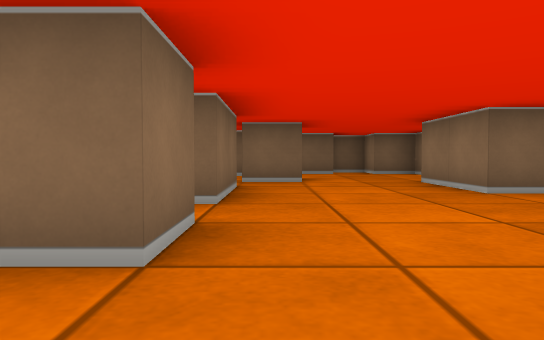
[1] (above)

16 first-person views from a walk through a cub3D ray-caster map. The camera is about half as high as the walls, tilts 2° down and sees 70° across. The floor is counted in squares. Each view is taken from the middle of a square. On the plan, view 1 faces up. The plan holds only what a view shows up to about 9 squares ahead; the rest is blank.

[2]
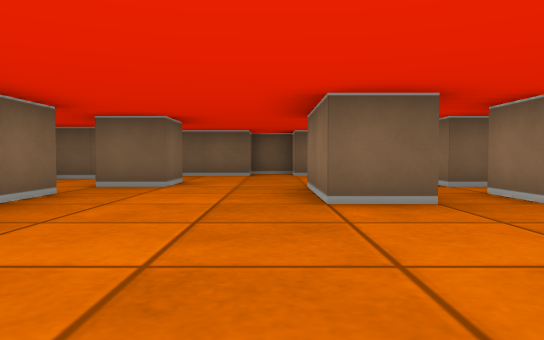

[3]
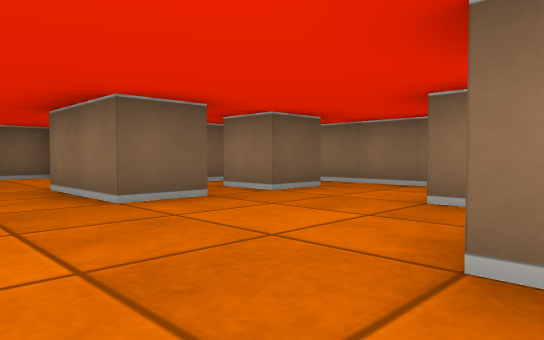

[4]
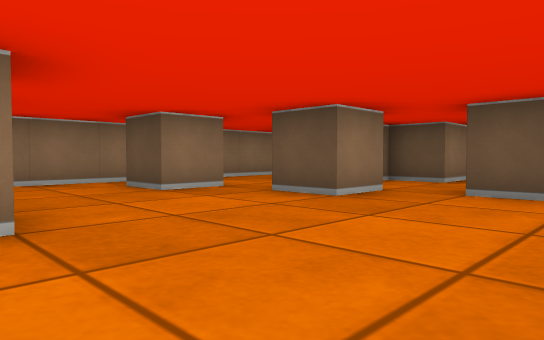

[5]
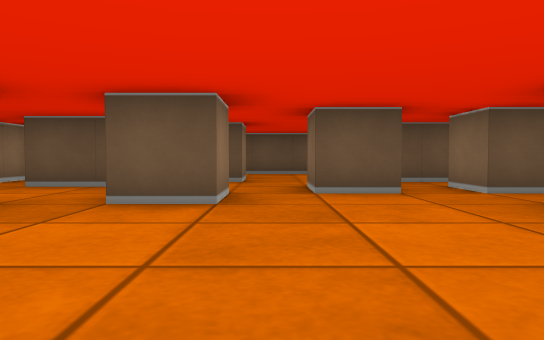

[6]
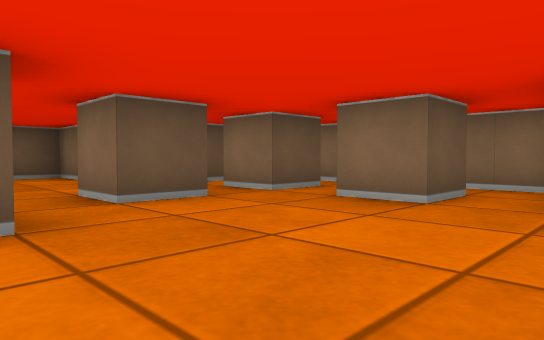

[7]
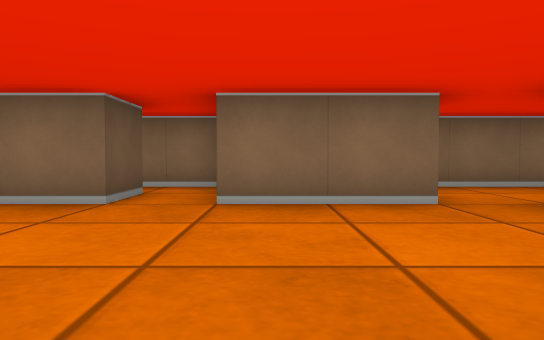

[8]
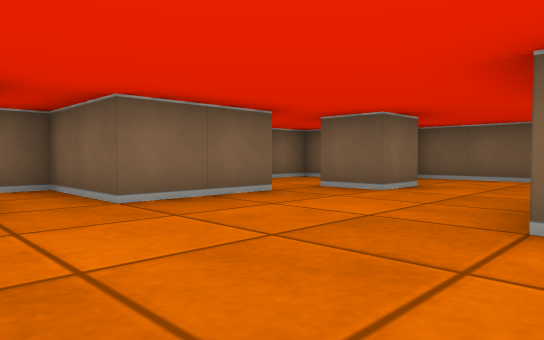

[9]
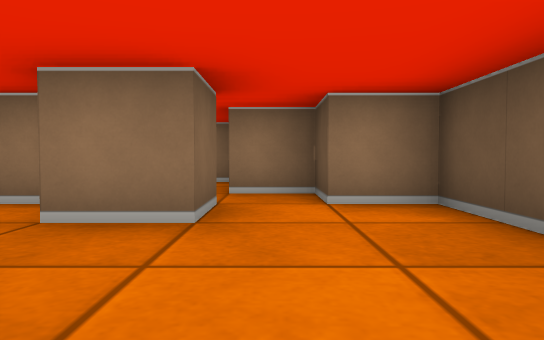

[10]
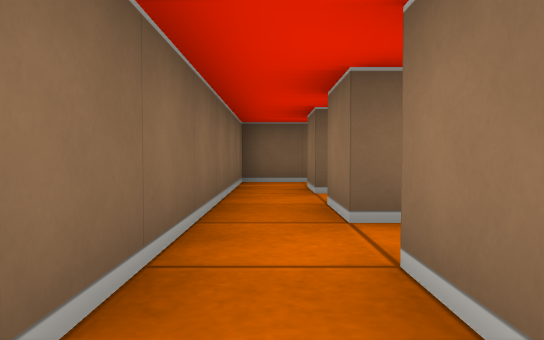

[11]
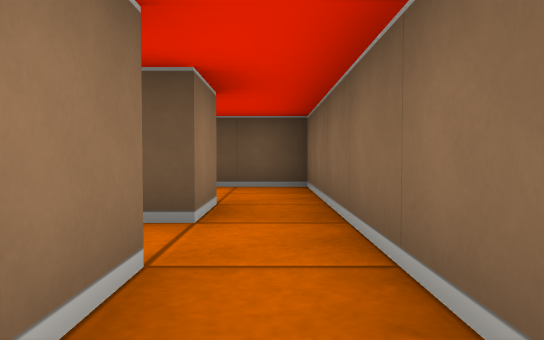

[12]
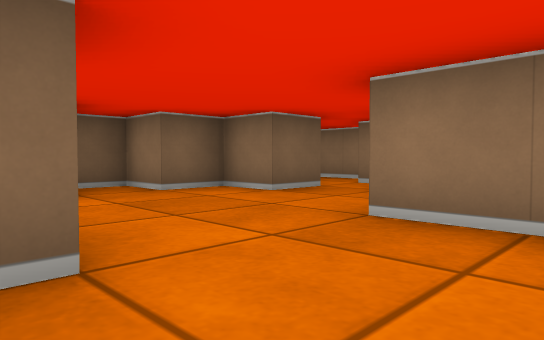

[13]
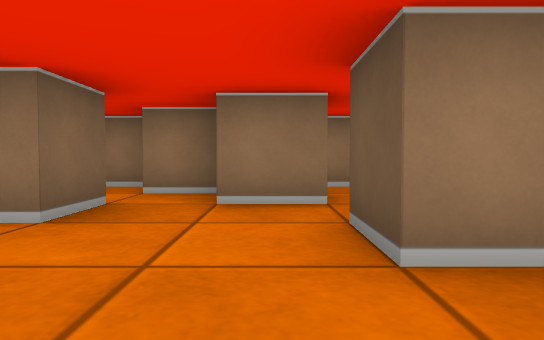

[14]
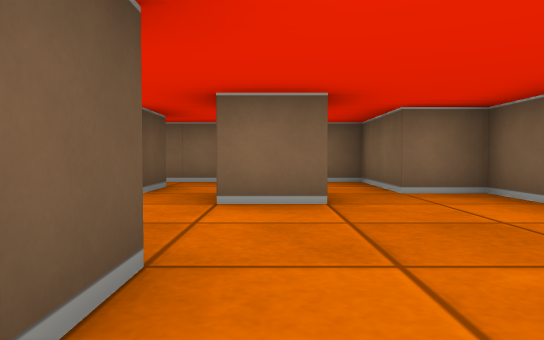

[15]
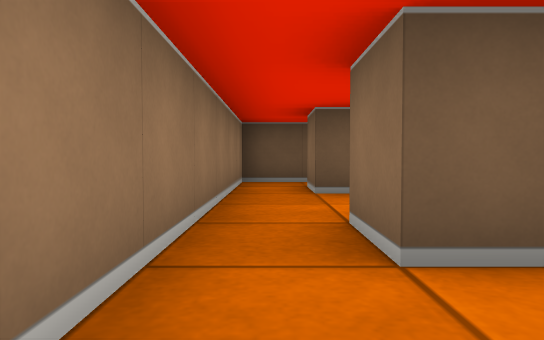

[16]
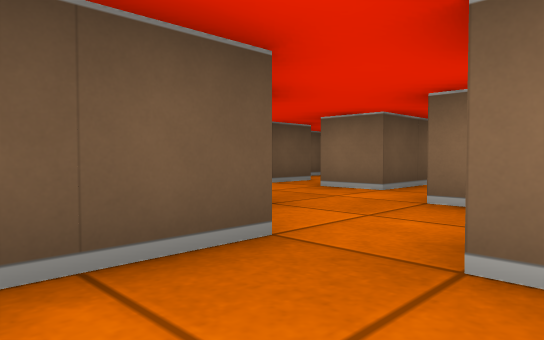

### Floor plan
Points are (right, up) in squares from view 1. A wall is a line through its corners. A room is listed if a view was taken in it or the views show most of it. See-through windows are left out.
Room 1 (views 1, 2, 3, 4, 5, 6, 7, 8, 11, 12, 13, 14, 15, 16)
walls: (3.6, 4.5) (2.5, 4.5) (2.5, 6.5) (3.5, 6.5); (-0.5, 2.5) (-0.5, 1.5) (-1.5, 1.5) (-1.5, 2.5) (-0.5, 2.5); (5.5, 4.5) (4.5, 4.5) (4.5, 5.5); (4.5, 1.4) (4.5, 2.5) (5.5, 2.5) (5.5, 1.5); (2.5, 0.4) (2.5, 1.5) (3.5, 1.5); (-1.5, 5.5) (-0.5, 5.5) (-0.5, 3.5) (-2.5, 3.5) (-2.5, -2.5); (0.4, 0.5) (1.5, 0.5) (1.5, -0.5); (0.5, 7.6) (0.5, 6.5) (-0.5, 6.5); (5.4, 6.5) (4.5, 6.5) (4.5, 7.5); (5.5, 7.6) (5.5, 8.5); (4.5, 8.5) (3.5, 8.5) (3.5, 9.5) (2.5, 9.5) (2.5, 10.5) (1.8, 10.5); (2.5, -1.5) (3.5, -1.5) (3.5, -0.5) (5.5, -0.5); (-1.5, -0.5) (-1.5, 0.5) (-0.5, 0.5) (-0.5, -0.5); (1.5, 10) (1.5, 9.5) (-0.5, 9.5) (-0.5, 8.5) (-2.5, 8.5) (-2.5, 5.1); (6.5, -0.5) (6.5, 6.2); (-1.5, -2.5) (-1.5, -1.5) (0.5, -1.5)
ways out: opening at (1.5, -2) to room 2; opening at (-2, -2) to room 3; opening at (6, -1) to room 4
Room 2 (view 9)
walls: (-0.5, -3.5) (0.5, -3.5) (0.5, -4.5) (3.5, -4.5) (3.5, -3.5); (0.5, -1.5) (0.5, -2.5); (2.5, -2.5) (2.5, -1.5)
ways out: opening at (1.5, -2) to room 1; opening at (0, -3) to room 3; opening at (3, -3) to room 4
Room 3 (view 10)
walls: (-2.5, -2.5) (-2.5, -4.5) (-1.1, -4.5)
ways out: opening at (-2, -2) to room 1; opening at (0, -3) to room 2
Room 4 (no view inside)
walls: (5.4, -2.5) (6.5, -2.5) (6.5, -0.5); (3.5, -2.5) (2.5, -2.5); (5.5, -0.5) (5.5, -1.5); (3.5, -3.5) (4.5, -3.5) (4.5, -2.5)
ways out: opening at (6, -1) to room 1; opening at (3, -3) to room 2

Positions as (right, up) in squares from view 1, and headings:
1: (0, 0), facing up
2: (2, 1), facing up
3: (1, 1), facing up-right
4: (0, 5), facing down-right
5: (2, 5), facing down
6: (3, 4), facing down-left
7: (3, 4), facing left
8: (3, 2), facing up-left
9: (0, -3), facing right
10: (-2, -3), facing up
11: (-2, 1), facing down
12: (0, 5), facing up-right
13: (1, 7), facing right
14: (4, 7), facing left
15: (6, 4), facing down
16: (5, 1), facing down-left
